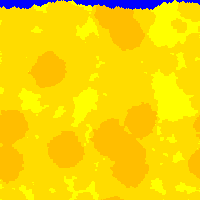

The script that saved this image:
from PIL import Image
import random
import townMapCell
import copy
import numpy
import scipy
import math

class Town_Map:
    def __init__(self,x:int,y:int,topo:str="mountains",seed:str=None):
        self.x = x
        self.y = y
        if topo == "plains":
            self.height_max = 4
            self.height_min = 1
        elif topo == "hills":
            self.height_max = 7
            self.height_min = 2
        elif topo == "mountains":
            self.height_max = 10
            self.height_min = 5
        
        if seed is not None:
            random.seed(seed)

        self.values = [[townMapCell.Cell(height=self.height_min) for i in range(x)] for j in range(y)]
        self.map_image = Image.new('RGB',(self.x,self.y), (255, 255, 255))

    def create_map(self,name:str,style:str="topo"):
        
        if style == "topo":
            topo_colours = {1:(200, 255, 0),2:(255, 255, 0),3:(255, 220, 0),4:(255, 190, 0),5:(255, 160, 0),6:(255, 130, 0),7:(255, 100, 0),8:(255, 70, 0),9:(255, 40, 0),10:(255, 10, 0)}
            for x in range(self.x):
                for y in range(self.y):
                    if self.values[x][y].height != 0:
                        self.map_image.putpixel((x,y),topo_colours[self.values[x][y].height])
        elif style == "standard":
            pass

        for x in range(self.x):
            for y in range(self.y):
                if self.values[x][y].g_type == "water":
                    self.map_image.putpixel((x,y),(0,0,255))
        
        self.map_image.save(name+".png", "PNG")

    def generate_topo(self,peaks:int,times:int):
        for i in range(peaks):
            x = random.randint(0,self.x-1)
            y = random.randint(0,self.y-1)
            self.values[x][y].height = self.height_max
        

        counter = 0
        for i in range(times):
            if counter == int(times/3):
                self.gaussian_blur()
                counter = 0

            new_map = copy.deepcopy(self.values)
            for x in range(self.x):
                for y in range(self.y):
                    if self.values[x][y].height > self.height_min:
                        new_map = self.change_height(x+1,y,self.values[x][y].height,new_map)
                        new_map = self.change_height(x-1,y,self.values[x][y].height,new_map)
                        new_map = self.change_height(x,y+1,self.values[x][y].height,new_map)
                        new_map = self.change_height(x,y-1,self.values[x][y].height,new_map)
            self.values = new_map
            counter += 1
        
        for x in range(self.x):
            for y in range(self.y):
                self.values[x][y].height = self.smooth(x,y,self.values[x][y].height)
                self.values[x][y].height = self.smooth(x,y,self.values[x][y].height)

    def change_height(self,x:int,y:int,new_height:int,new_map:list[list[townMapCell.Cell]]) -> list[list[townMapCell.Cell]]:
        try:
            if self.values[x][y].height < new_height:
                if random.randint(1,100) < 50:
                    new_map[x][y].height = new_height
                else:
                    if self.values[x][y].height != self.height_min:
                        new_map[x][y].height = new_height - 1
        except:
            pass
        return new_map


    def change_g_type(self,x:int,y:int,new_map:list[list[townMapCell.Cell]]) -> list[list[townMapCell.Cell]]:
        try:
            if random.randint(1,100) < 40:
                new_map[x][y].g_type = "water"
        except:
            pass
        return new_map


    def generate_coast(self):
        initial_size = random.randint(int(self.x*0.03),int(self.x*0.05))

        for x in range(self.y):
            for y in range(initial_size):
                self.values[x][y].g_type = "water"
            direction = random.randint(1,3)
            if direction == 1:
                if initial_size < self.x:
                    initial_size += 1
                else:
                    initial_size -= 1
            elif direction == 2:
                if initial_size > 0:
                    initial_size -= 1
                else:
                    initial_size += 1
                

    def gaussian_blur(self):
        new_values = [[[self.height_min] for i in range(self.x)] for i in range(self.y)]
        for x in range(self.x):
            for y in range(self.y):
                new_values[x][y] = self.values[x][y].height
        new_values = numpy.array(new_values)
        convolution_array = numpy.array([
            [0.01875,0.01875,0.01875,0.01875,0.01875],
            [0.01875,0.05,0.05,0.05,0.01875],
            [0.01875,0.05,0.3,0.05,0.01875],
            [0.01875,0.05,0.05,0.05,0.01875],
            [0.01875,0.01875,0.01875,0.01875,0.01875]
        ])



        #convolution_array = numpy.array([[1/9,1/9,1/9],[1/9,1/9,1/9],[1/9,1/9,1/9]])
        out = scipy.signal.fftconvolve(new_values,convolution_array)
        for x in range(self.x):
            for y in range(self.y):
                out_val = math.ceil(out[x][y])
                self.values[x][y].height = out_val

                if out_val < self.height_min:
                    #self.values[x][y].height = random.choice(list(range(self.height_min,self.height_max)) + [self.height_min] * 100 + [self.height_max] * 10)
                    self.values[x][y].height = self.height_min
                elif out_val > self.height_max:
                    self.values[x][y].height = self.height_max


    def smooth(self,x:int,y:int,current_height:int) -> int:
        try:
            if (self.values[x+1][y].height == self.values[x-1][y].height == self.values[x][y+1].height == self.values[x][y-1].height) or (self.values[x+1][y].height == self.values[x-1][y].height):
                return self.values[x+1][y].height
            elif (self.values[x][y+1].height == self.values[x][y-1].height):
                return self.values[x][y+1].height
            else:
                return current_height
        except:
            return current_height


    def widen_river(self,times:int):
        for i in range(times):
            new_map = copy.deepcopy(self.values)
            for x in range(self.x):
                for y in range(self.y):
                    if self.values[x][y].g_type == "water":
                        new_map = self.change_g_type(x+1,y,new_map)
                        new_map = self.change_g_type(x-1,y,new_map)
                        new_map = self.change_g_type(x,y+1,new_map)
                        new_map = self.change_g_type(x,y-1,new_map)
            self.values = new_map


    def create_river(self,direction:int):
        river_x = 0
        river_y = 0
        if direction == 1:  # get start location of the river
            river_x = random.randint(0,self.x)
        else:
            river_y = random.randint(0,self.y)

        while True:
            try:
                self.values[river_x][river_y].g_type = "water"
                self.flood_fill(river_x,river_y)
            except:
                pass

            if direction == 1:
                if river_y == self.y:
                    break

                if random.randint(0,100) < 50:
                    river_y += 1
                else:
                    if random.randint(1,2) == 1:
                        river_x +=1
                    else:
                        river_x -=1
            else:
                if river_x == self.x:
                    break

                if random.randint(0,100) < 50:
                    river_x += 1
                else:
                    if random.randint(1,2) == 1:
                        river_y +=1
                    else:
                        river_y -=1


    def gaussian_water(self):
        new_values = [[0 for i in range(self.x)] for i in range(self.y)]
        for x in range(self.x):
            for y in range(self.y):
                if self.values[x][y].g_type == "water":
                    new_values[x][y] = 1
        new_values = numpy.array(new_values)
        convolution_array = numpy.array([
            [0.01875,0.01875,0.01875,0.01875,0.01875],
            [0.01875,0.05,0.05,0.05,0.01875],
            [0.01875,0.05,0.3,0.05,0.01875],
            [0.01875,0.05,0.05,0.05,0.01875],
            [0.01875,0.01875,0.01875,0.01875,0.01875]
        ])



        out = scipy.signal.fftconvolve(new_values,convolution_array)
        for x in range(self.x):
            for y in range(self.y):
                out_val = out[x][y]
                if out_val == 1:
                    self.values[x][y].g_type = "water"
                if out_val > 0.1:
                    self.values[x][y].g_type = "water"


    def flood_fill(self,x:int,y:int):
        if self.values[x][y].height == self.height_min:
            self.values[x][y].g_type = "water"
            self.values[x][y].height = self.height_min - 1
            if x > 0:
                self.flood_fill(x-1,y)
            if x < self.y - 1:
                self.flood_fill(x+1,y)
            if y > 0:
                self.flood_fill(x,y-1)
            if y < self.x - 1:
                self.flood_fill(x,y+1)


    def generate_town_center(self):
        pass

    def get_min_max_hight(self):
        heights = []
        for x in range(self.x):
            for y in range(self.y):
                heights.append(self.values[x][y].height)
        self.height_max = max(heights)
        self.height_min = min(heights)

a = Town_Map(200,200,seed="jjhd",topo="plains")
a.generate_topo(10,30)
a.get_min_max_hight()
a.create_river(1)
a.widen_river(3)
a.gaussian_water()
a.generate_coast()
a.create_map("town_map")